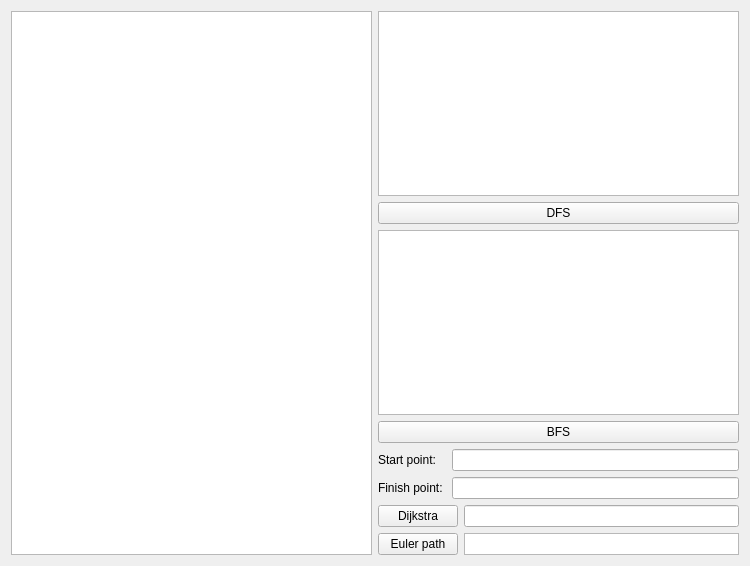
<?xml version="1.0" encoding="UTF-8"?>
<ui version="4.0">
 <class>Widget</class>
 <widget class="QWidget" name="Widget">
  <property name="geometry">
   <rect>
    <x>0</x>
    <y>0</y>
    <width>750</width>
    <height>566</height>
   </rect>
  </property>
  <property name="windowTitle">
   <string>Widget</string>
  </property>
  <layout class="QGridLayout" name="gridLayout_2">
   <item row="0" column="0">
    <widget class="QGraphicsView" name="graphicsView">
     <property name="sizePolicy">
      <sizepolicy hsizetype="Expanding" vsizetype="Expanding">
       <horstretch>0</horstretch>
       <verstretch>0</verstretch>
      </sizepolicy>
     </property>
     <property name="resizeAnchor">
      <enum>QGraphicsView::NoAnchor</enum>
     </property>
    </widget>
   </item>
   <item row="0" column="1">
    <layout class="QGridLayout" name="gridLayout">
     <property name="sizeConstraint">
      <enum>QLayout::SetFixedSize</enum>
     </property>
     <item row="6" column="0">
      <layout class="QVBoxLayout" name="verticalLayout_3"/>
     </item>
     <item row="1" column="0">
      <layout class="QVBoxLayout" name="verticalLayout_2">
       <item>
        <widget class="QListWidget" name="listWidget_2"/>
       </item>
       <item>
        <widget class="QPushButton" name="pushButton">
         <property name="text">
          <string>BFS</string>
         </property>
        </widget>
       </item>
      </layout>
     </item>
     <item row="0" column="0">
      <layout class="QVBoxLayout" name="verticalLayout">
       <item>
        <widget class="QListWidget" name="listWidget">
         <property name="sizePolicy">
          <sizepolicy hsizetype="Expanding" vsizetype="Expanding">
           <horstretch>0</horstretch>
           <verstretch>0</verstretch>
          </sizepolicy>
         </property>
        </widget>
       </item>
       <item>
        <widget class="QPushButton" name="pushButton_2">
         <property name="text">
          <string>DFS</string>
         </property>
        </widget>
       </item>
      </layout>
     </item>
     <item row="3" column="0">
      <layout class="QHBoxLayout" name="horizontalLayout_2">
       <item>
        <widget class="QLabel" name="label_2">
         <property name="text">
          <string>Finish point: </string>
         </property>
        </widget>
       </item>
       <item>
        <widget class="QLineEdit" name="lineEdit"/>
       </item>
      </layout>
     </item>
     <item row="2" column="0">
      <layout class="QHBoxLayout" name="horizontalLayout">
       <item>
        <widget class="QLabel" name="label">
         <property name="text">
          <string>Start point:   </string>
         </property>
        </widget>
       </item>
       <item>
        <widget class="QLineEdit" name="lineEdit_2"/>
       </item>
      </layout>
     </item>
     <item row="4" column="0">
      <layout class="QHBoxLayout" name="horizontalLayout_4">
       <item>
        <widget class="QPushButton" name="pushButton_3">
         <property name="text">
          <string>Dijkstra</string>
         </property>
        </widget>
       </item>
       <item>
        <widget class="QLineEdit" name="lineEdit_4"/>
       </item>
      </layout>
     </item>
     <item row="5" column="0">
      <layout class="QHBoxLayout" name="horizontalLayout_3">
       <item>
        <widget class="QPushButton" name="pushButton_4">
         <property name="text">
          <string>Euler path</string>
         </property>
        </widget>
       </item>
       <item>
        <widget class="QListWidget" name="listWidget_3">
         <property name="sizePolicy">
          <sizepolicy hsizetype="Expanding" vsizetype="Ignored">
           <horstretch>0</horstretch>
           <verstretch>0</verstretch>
          </sizepolicy>
         </property>
        </widget>
       </item>
      </layout>
     </item>
    </layout>
   </item>
  </layout>
 </widget>
 <layoutdefault spacing="6" margin="11"/>
 <resources/>
 <connections/>
</ui>
